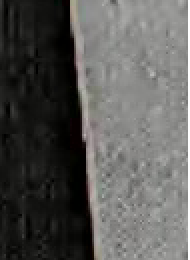
%> input picture sfrmat4/2.png, 95 x 130 px (shown 2 times larger)
$ octave --eval "result = sfrmat5;"   (GNU Octave 9; MATLAB toolbox functions it lacks are replaced by stand-ins)
%> lines starting %> are read from the running program, lines starting %| are printed output that depends on the picture
### sfrmat4/rotatev2.m
function [a, nlin, npix, rflag] = rotatev2(a)
%[a, nlin, npix, rflag] = rotatev2(a)     Rotate edge array vertical
% Rotate array so that the edge feature is in the vertical orientation
% Test based on array values not dimensions.
% a = input array(npix, nlin, ncol)
% nlin, npix are after rotation if any
% flag = 0 no roation, = 1 rotation was performed
%
% Needs: rotate90
%
% 24 Sept. 2008
% Copyright (c) 2008 Peter D. Burns

dim = size(a);
nlin = dim(1);
npix = dim(2);
a = double(a);

% Select which color record, normally the second (green) is good
if length(dim) == 3
    mm = 2;
else
    mm =1;
end

nn = 3;  % Limits test area. Normally not a problem.
%Compute v, h ranges
testv = abs(mean(a(end-nn,:,mm))-mean(a(nn,:,mm)));
testh = abs(mean(a(:,end-nn,mm))-mean(a(:,nn,mm)));

 rflag =0;
if testv > testh
 rflag =1;
 a = rotate90(a);
 temp=nlin;
 nlin = npix;
 npix = temp;

end

### sfrmat4/ahamming.m
function [data] = ahamming(n, mid)
% [10 lines of commented-out code are left out]

data = zeros(n,1);
%
mid = mid+0.5;  % added 13 June 2019

wid1 = mid-1;
wid2 = n-mid;
wid = max(wid1, wid2);
pie = pi;
for i = 1:n
	arg = i-mid;
	data(i) = cos( pie*arg/(wid) );
end
data = 0.54 + 0.46*data;

### sfrmat4/deriv1.m
function  [b] = deriv1(a, nlin, npix, fil)
% [b] = deriv1(a, nlin, npix, fil)
%  Computes first derivative via FIR (1xn) filter
%  Edge effects are suppressed and vector size is preserved
%  Filter is applied in the npix direction only
%   a = (nlin, npix) data array
%   fil = array of filter coefficients, eg [-0.5 0.5]
%   b = output (nlin, npix) data array
%  Author: Peter Burns, 1 Oct. 2008
%                       27 May 2020 updated to use 'same' conv option
%  Copyright (c) 2020 Peter D. Burns
%
 b = zeros(nlin, npix);
 nn = length(fil);

 for i=1:nlin
%      size(conv(a(i,:),fil,'same'))
%      size( b(i, :))

  b(i, :) = squeeze(conv(a(i,:),fil,'same'));
  b(i,1) = b(i,2);
  b(i,npix) = b(i,npix-1);
 end

### sfrmat4/findedge2.m
function  [p, s, mu] = findedge2(cent, nlin, nn)
% [slope, int] = findedge2(cent, nlin, nn)  Fits polynomial equation to data
% Fits poly. equation to data, written to process edge location array
%   cent = array of (centroid) values
%   nlin = length of cent
%   p values are coefficients from the least-square fit
%    x = int + slope*cent(x)
%  Note that this is the inverse of the usual cent(x) = int + slope*x
%  form
% Author: Peter Burns, pdburns@ieee.org
% Updated version of findedge using scaled x values 16 July 2019
% Copyright 2019 by Peter D. Burns. All rights reserved.

 if nargin<3
     nn=1;
 end
%  if nn>3
%      disp(['Warning: Polynominal fit to edge is of order ',num2str(nn)]);
%  end
 index=0:nlin-1;
 % Adding output variable mu makes the fit in centered and scaled x values
 % this improves the fitting, 16 July 2019
[p, s, mu] = polyfit(index, cent, nn); % x = f(y)
 % Next we 'unscale' the polynomial coefficients so we can use them easily
 % later directly in sfrmat4
 p = polyfit_convert(p, index);

### sfrmat4/polyfit_convert.m
function retval = polyfit_convert(p2, x)
% Convert scaled polynomial fit vector to unscaled version
%
% p1 = polyfit(x,y,n);
% [p2,S,mu] = polyfit(x,y,n);
% p3 = polyfit_convert(p2);
%
% Peter Burns 5 June 2019
%             Based on a post by Wilburt van Hamm on Google Groups

n = numel(p2)-1;
m = mean(x);
s = std(x);

retval = zeros(size(p2));
for i = 0:n
  for j = 0:i
     retval(n+1-j) = retval(n+1-j) + p2(n+1-i)*nchoosek(i, j)*(-m)^(i-j)/s^i;
  end
end

### sfrmat4/fir2fix.m
function [correct] = fir2fix(n, m)
% [correct] = fir2fix(n, m);
% Correction for MTF of derivative (difference) filter
%  n = frequency data length [0-half-sampling (Nyquist) frequency]
%  m = length of difference filter
%       e.g. 2-point difference m=2
%            3-point difference m=3
% correct = nx1  MTF correction array (limited to a maximum of 10)
%
%Example plotted as the MTF (inverse of the correction)
%%  2-point
%   [correct2] = fir2fix(50, 2);
%%  3-point
% [11 lines of commented-out code are left out]
if nargin<2;
   del=0;
end
correct = ones(n, 1);
m=m-1;
scale = 1;
for i = 2:n;
    correct(i) = abs((pi*i*m/(2*(n+1))) / sin(pi*i*m/(2*(n+1))));
    correct(i) = 1 + scale*(correct(i)-1);
  if correct(i) > 10;  % Note limiting the correction to the range [1, 10]
    correct(i) = 10;
  end;
end;

### sfrmat4/project2.m
function [point, status] = project2(bb, fitme, fac)
% [23 lines of commented-out code are left out]
status =0;
[nlin, npix]=size(bb);

if nargin<3
 fac = 4 ;
end

slope = fitme(end-1);

nn = npix *fac ;

 slope =  1/slope;
  offset =  round(  fac*  (0  - (nlin - 1)/slope )   );

 del = abs(offset);
 if offset>0
     offset=0;
 end
 bwidth = nn + del+150;
 barray = zeros(2, bwidth);  %%%%%
 % 13 Jan. 2020 following suggestion by Rowin Zhuang
 theta = atan(slope);

 % Projection and binning
 p2 = zeros(nlin,1);

for m=1:nlin
    y = m-1;
    p2(m) =  polyval(fitme,y)-fitme(end);
end

% Projection and binning

for n=1:npix
    for m=1:nlin
        x = n-1;
        y = m-1;
        ling =   ceil( (x - p2(m))*fac ) + 1 - offset;
        if ling<1
           ling = 1;
        elseif ling>bwidth
           ling = bwidth;
        end
        barray(1,ling) = barray(1,ling) + 1;
        barray(2,ling) = barray(2,ling) + bb(m,n);
    end
end

 point = zeros(nn,1);
 start = 1+round(0.5*del); %*********************************

% Check for zero counts
  nz =0;
 for i = start:start+nn-1 % ********************************
%
  if barray(1, i) ==0
   nz = nz +1;
   status = 0;
   if i==1
    barray(1, i) = barray(1, i+1);
    barray(2, i) = barray(2, i+1); % Added the following steps
    elseif i==start+nn-1
     barray(1, i) = barray(1, i-1);
     barray(2, i) = barray(2, i-1);

   else                           % end of added code
    barray(1, i) = (barray(1, i-1) + barray(1, i+1))/2;
    barray(2, i) = (barray(2, i-1) + barray(2, i+1))/2; % Added
   end
  end
 end
 %
 if status ~=0
  disp('                            WARNING');
  disp('      Zero count(s) found during projection binning. The edge ')
  disp('      angle may be large, or you may need more lines of data.');
  disp('      Execution will continue, but see Users Guide for info.');
  disp(nz);
 end

 for i = 0:nn-1
  point(i+1) = barray(2, i+start)/ barray(1, i+start);
 end
point = point';   % 4 Nov. 2019
return

### sfrmat4/sampeff.m
function [eff, freqval, sfrval] = sampeff(dat, val, del, fflag, pflag)
% [13 lines of commented-out code are left out]
if nargin < 4;
    pflag = 0;
    fflag =0;
end
if nargin < 3;
    del = 1;
end
if nargin < 2;
    val = 0.1;
end


%hs = 0.48/del;  changed 19 April 2009
hs = 0.495/del;
imax= length(dat(:,1)); % added 19 April 2009
x = find(dat(:,1) > hs);
if isempty(x) == 1;
    disp(' Missing SFR data, frequency up to half-sampling needed')
    efficiency = 0;
    freqval = 0;
    sfrval = 0;
    return
end
nindex = x(1);  % added 19 April 2009
%imax = x(1);   % Changed 19 April 2009
dat = dat(1: imax, :);

[n, m, nc] = size(dat);
nc = m - 1;
imax = n;
nval = length(val);
eff = zeros(nval, nc);
freqval = zeros(nval, nc);
sfrval = zeros(nval, nc);

for v = 1: nval;
 [freqval(v, :), sfrval(v, :)] = findfreq(dat, val(v), imax, fflag);
 freqval(v, :)=clip(freqval(v, :),0, hs); %added 19 April 2009 ****************
for c = 1:nc
  %eff(v, c) = min(round(100*freqval(v, c)/dat(imax,1)), 100);
  eff(v, c) = min(round(100*freqval(v, c)/hs), 100); %  ************************
end
end

if pflag ~= 0;

for c =1:nc
 se = ['Sampling efficiency ',num2str(eff(1,c)),'%'];

 disp(['  ',se])
 figure,
	plot(dat(:,1),dat(:,c+1)),
	hold on
    for v = 1:nval
     plot(freqval(v, c),sfrval(v, c),'r*','Markersize', 12),
    end
     plot(dat(:,1),0.1*ones(length(dat(:,1))),'b--'),
     plot([dat(nindex,1),dat(nindex,1)],[0,.1],'b--'),
%     title(fn),
     xlabel('Frequency'),
     ylabel('SFR'),
     text(0.8*dat(end,1),0.95, ['SE = ',num2str(eff(1,c)),'%'])
     axis([0, dat(imax, 1), 0, 1]),
     hold off
end

end

### sfrmat4/findfreq.m
function [freqval, sfrval] = findfreq(dat, val , imax, fflag)
% [11 lines of commented-out code are left out]

if nargin < 4;
    fflag = 0;
end

[n, m, nc] = size(dat);
nc = m - 1;
frequval = zeros(1, nc);
sfrval = zeros(1, nc);

maxf = dat(imax,1);
fil = [1, 1, 1]/3;
fil = fil';
for c = 1:nc;
    if fflag ~= 0;
        temp = conv2(dat(:, c+1), fil, 'same');
	    dat(2:end-1, c+1) = temp(2:end-1);
    end
    test = dat(:, c+1) - val;
	x = find(test < 0) - 1; % First crossing of threshold

	if isempty(x) == 1 | x(1) == 0;

		s = maxf;
        sval = dat(imax, c+1);

		else                 % interpolation
        x = x(1);
        sval = dat(x, c+1);
        s = dat(x,1);
		y = dat(x, c+1);
        y2 = dat(x+1, c+1);
        slope = (y2-y)/dat(2,1);
        dely =  test(x, 1);
        s = s - dely/slope;
        sval = sval - dely;
    end
    if s > maxf;
       s = maxf;
       sval = dat(imax, c+1);
    end

    freqval(c) = s;
    sfrval(c) = sval;

end

### sfrmat4/clip.m
function [out]= clip(in, low, high)
%out= clip(in, low, high)
% Clips data (scalar, vector or matrix) so that for every element
% LOW <= IN<= HIGH. LOW can be '-inf', and HIGH can be 'inf', for
% one sided operations.
%
% data   = input matrix, vector or scalar
% low    = lower scalar value
% high   = (optional) upper scaler value
% out    = clipped output data.
%
%Examples:  out = clip(in, 0)  all   values < 0 set = 0
%           out = clip(in, 0, 255)   clip to [0, 255]
%           out = clip(in, -inf, 10) out < or = 10
%
%Peter Burns 16 March 2004

if isempty(in), out=[];
 return;
end
if nargin < 2;
 out = in;
 return;

elseif nargin ==2;
 out = max(in, low);
 return

else
 out = max(in, low);
 out = min(out, high);
end

### sfrmat4/calmtf501.m
function [mtf50] = calmtf501(mtf,freq)
%function [mtf50] = calmtf50(mtf,freq) 计算mtf50点的频率
%mtf50 value
%三角形相似计算mtf50值
%wei chun  2020 8. 27.


%%%%mtf1
len = size(freq);
for i = 1:len
    if mtf(i,1) == 0.5
        mtf50 = freq(i,1);
        return;
    elseif mtf(i,1) <0.5
        break;
    end
end


if i==1
    mtf50 = 0;
    return;
end
a = freq(i-1);
b = freq(i);
da = abs(mtf(i-1,1)-0.5);
db = abs(mtf(i,1)-0.5);
mtf50 = (da*b+db*a)/(da+db);


end

### sfrmat4/duibi.m
function [mtf502] = sfrmat5()
%******************************************************************
% MatLab function: sfrmat4 (v4) Slanted-edge Analysis with polynomial edge fit
%  [status, dat, e, fitme, esf, nbin, del2] = sfrmat4(io, del, npol,weight, a);
%       From a selected edge area of an image, the program computes
%       the ISO slanted edge SFR. Input file can be single or
%       three-record file. Many image formats are supported. The image
%       is displayed and a region of interest (ROI) can be chosen, or
%       the entire field will be selected by not moving the mouse
%       when defining an ROI. Either a vertical or horizontal edge
%       feature.
%  Input arguments:
%      io  (optional)
%        0 = (default) R,G,B,Lum SFRs + edge location(s)
%        1 = Non GUI usage with supplied image data array
%      del (optional) sampling interval in mm or pixels/inch
%          If dx < 1 it is assumed to be sampling pitch in mm
%          If io = 1 (see below, no GUI) and del is not specified,
%          it is set equal to 1, so frequency is given in cy/pixel.
%      npol = order of polynomial fit to edge [1-5]
%           = 1 (default) linear fit as per current ISO 12233 Standard
%           = 2 second-order fit
%           = 3 third-order fit
%      weight (optiona) default 1 x 3 r,g,b weighs for luminance weighting
%      a   (required if io =1) an nxm or nxmx3 array of data
%
% Returns:
%       status = 0 if normal execution
%       dat = computed sfr data
%       e = sampling efficiency
%       fitme = coefficients for the linear equations for the fit to
%               edge locations for each color-record. For a 3-record
%               data file, fitme is a (4 x 3) array, with the last column
%               being the color misregistration value (with green as
%               reference).
%       esf = supersampled edge-spread functin array
%       nbin = binning factor used
%       del2 = sampling interval for esf, from which the SFR spatial
%              frequency sampling is was computed. This will be
%              approximately 4 times the original image sampling.
%
%EXAMPLE USAGE:
% sfrmat4     file and ROI selection and
% sfrmat4(1) = Non-GUI usage
% sfrmat4(0, del) = GUI usage with del as default sampling in mm
%                   or dpi
% sfrmat4(0, del, weight) = GUI usage with del as default sampling
%                   in mm or dpi and weight as default luminance
%                   weights
% sfrmat4(1, dat) = non-GUI usage for data array, dat, with default
%                   sampling and weights aplied (del =1,
%                   weights = [0.213   0.715   0.072])
% [status, dat, fitme] = sfrmat4(1, del, weight, a);
%                   sfr and edge locations, are returned for data
%                   array a, with specified sampling interval and luminance
%                   weights
%
%Author: Peter Burns, Based on sfrmat3, adapted for polynomial edge fit
%                     30 Oct. 2019
%                     updated 2 June 2020
% Copyright (c) 2009-2015 Peter D. Burns, pdburns@ieee.org
%******************************************************************
tic

for i=1:13

status = 0;
defpath = path;            % save original path
home = pwd;                % add current directory to path
addpath(home);
name =    'sfrmat4';
version = '4.0';
when =    '2 June 2020';

guidefweight =  ['0.213'
                 '0.715'
                 '0.072'];
weight = [0.213   0.715   0.072];

oecfdatflag = 0;
oename = 'none';
oldflag = 0;
nbin = 4;

del = 1;


%sflag = 1;      % added 8 Oct. 2003 for slope specificatio


a = imread("2.png");
%> a is the input picture: size 130x95x3 uint8; mean R, G, B 89.2, 88.7, 86.6

[nlin npix ncol] = size(a);

% Form luminance record using the weight vector for red, green and blue
%%%%%%%%%%%%%%mtf1
if ncol ==3
    lum = zeros(nlin, npix);
    lum = weight(1)*a(:,:,1) + weight(2)*a(:,:,2) + weight(3)*a(:,:,3);
    cc = zeros(nlin, npix*4);
    cc = [ a(:, :, 1), a(:, :, 2), a(:,:, 3), lum];
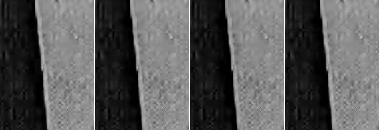
%> cc: size 130x380 uint8; min 0, max 255, mean 88.3
    cc = reshape(cc,nlin,npix,4);
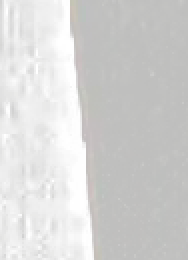
%> cc: size 130x95x4 uint8 (shown 2 times larger); mean R, G, B, A 89.2, 88.7, 86.6, 88.7; transparent parts drawn white

    a = cc(:,:,4);
    clear cc;
    clear lum;
    ncol = 1;
 end

%%%%%%%%%%%%%%%mtf4
% [15 lines of commented-out code are left out]
[a, nlin, npix, rflag] = rotatev2(a);  %based on data values
%> (the rest of the program and of its run is left out)
